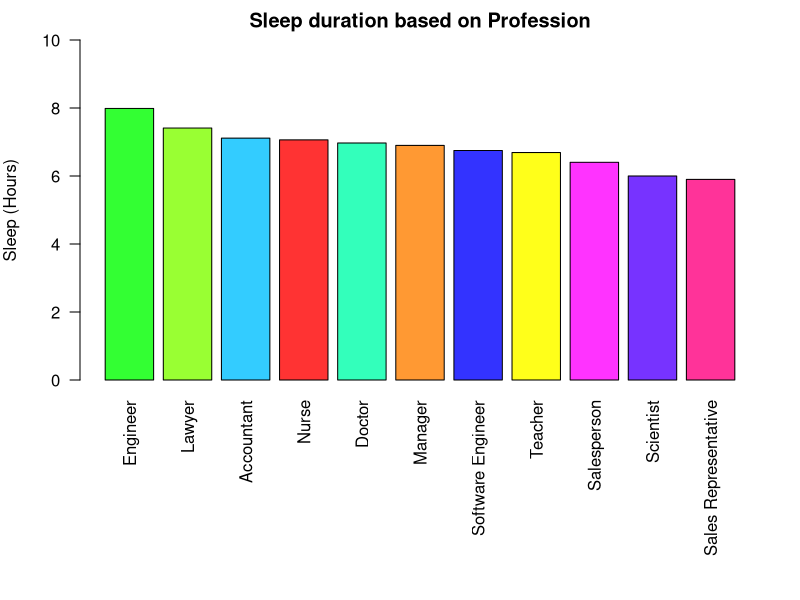
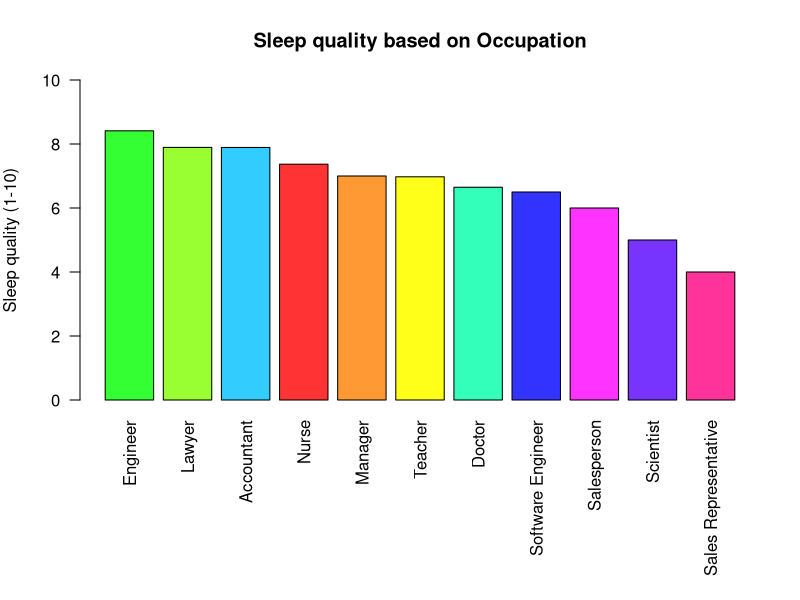
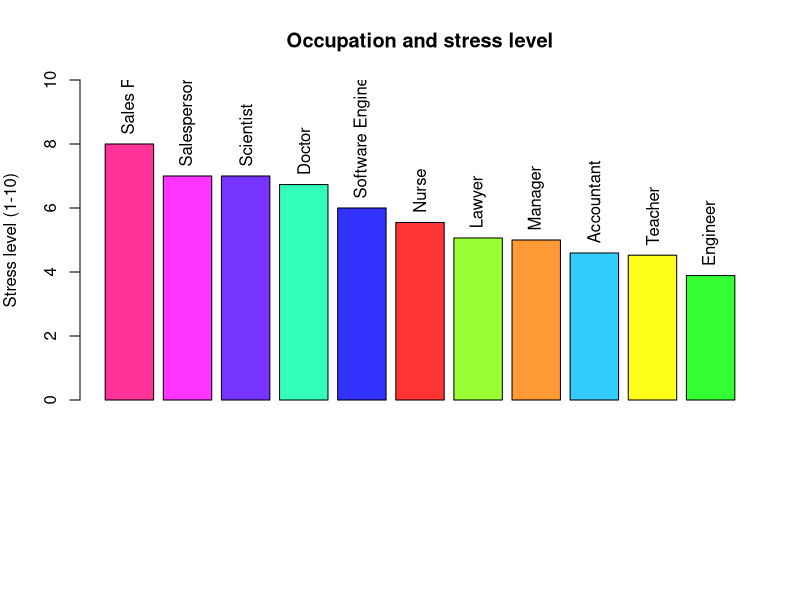
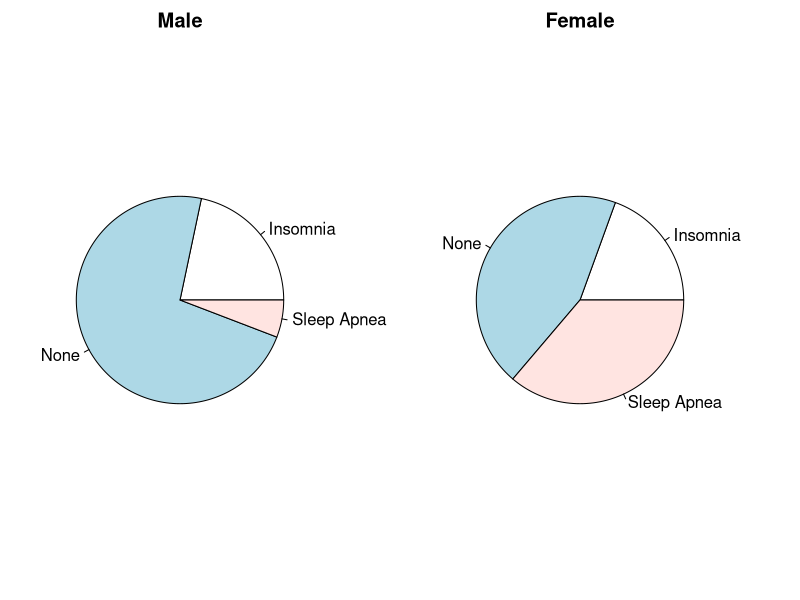
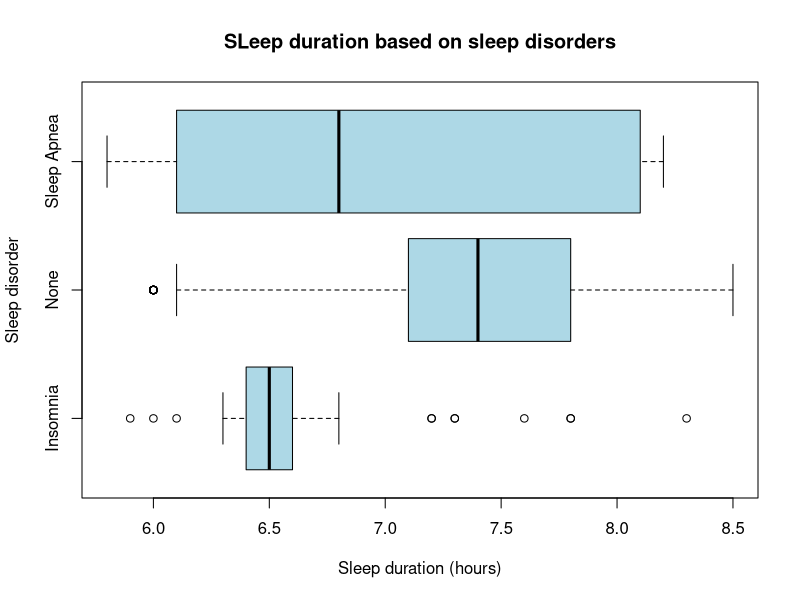
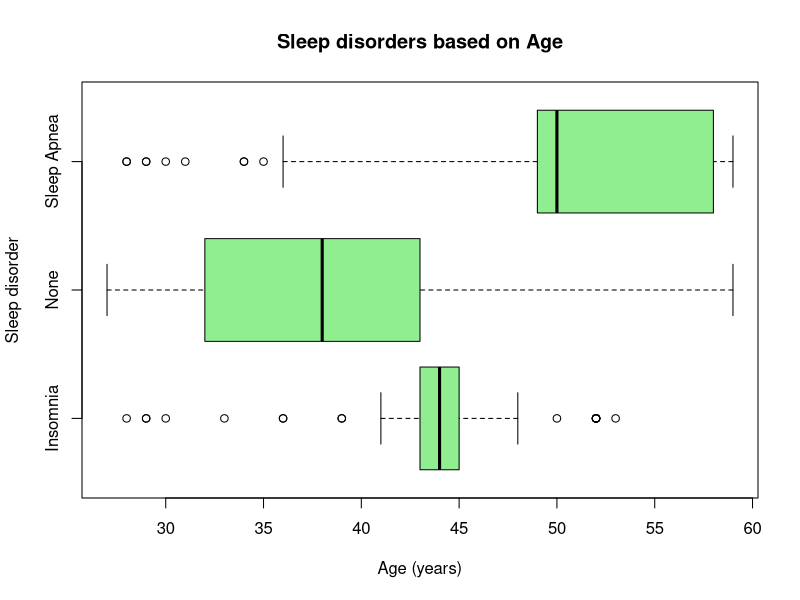

Reproduce these figures in R, in order.
## ---- chunk 1
old<-par(no.readonly = TRUE)

coljack<- matrix(c("#33ccff","#33ffbb","#33ff33",
                   "#99ff33","#ff9933","#ff3333",
                   "#ff3399","#ff33ff","#7733ff",
                   "#3333ff","#ffff1a"), nrow=11)

## ---- chunk 2
#Reading the file 
sleep<-read.csv("sleep.csv")
head(sleep)
## ---- chunk 3
#types of data and sample size 
str(sleep)


#changing tyoes of data to Factor for easier summary 
sleep$occupation <-factor(sleep$occupation)
sleep$sleep_disorder <- factor(sleep$sleep_disorder)


#summary for main data
summary(sleep)



#distribution of age, sleep duration, stress level, daily steps

sapply(sleep[,c("age","sleep_duration","stress_level","daily_steps")], FUN=sd)



#Types of Jobs at a study and length 
unique(sleep$occupation)
length(unique(sleep$occupation))



  
  
  sleepocdu<-aggregate( sleep_duration ~ occupation, data = sleep, FUN = mean) 
  sleepocdu<-cbind(sleepocdu,coljack)
  sleepocdu <- sleepocdu[order(-sleepocdu$sleep_duration),]
  print(sleepocdu)
  
  par(mai = c(0.1, 0.4, 0.1, 0.2),mar = c(11, 4, 2, 2))  
  
  bpsd <- barplot(
    sleepocdu$sleep_duration, col = sleepocdu$coljack, main = "Sleep duration based on Profession", axis.lty = 0, ylim = c(0, 10), ylab = "Sleep (Hours)", names.arg = sleepocdu$occupation, las=2
  )
  


## ---- chunk 4

sleepocqw<-aggregate( sleep_quality ~ occupation, data = sleep, FUN = mean)
sleepocqw<-cbind(sleepocqw,coljack)
sleepocqw <- sleepocqw[order(-sleepocqw$sleep_quality),]
print(sleepocqw[,c("occupation","sleep_quality")])
par(mar = c(10, 4, 4, 2))
barplot(sleepocqw$sleep_quality,
        names.arg = sleepocqw$occupation,
        col = sleepocqw$coljack,
        main = "Sleep quality based on Occupation",
        axis.lty = 0,
        las=2,
        ylim = c(0,10),
        ylab = "Sleep quality (1-10)"
        
        )
        


## ---- chunk 5
sleepocst<-aggregate(stress_level ~ occupation, data = sleep, FUN = mean )
sleepocst<-cbind(sleepocst,coljack)
sleepocst<-sleepocst[order(-sleepocst$stress_level),]
print(sleepocst[,c("occupation","stress_level")])

bpst<-barplot(sleepocst$stress_level, col = sleepocst$coljack,  main = "Occupation and stress level", ylab = "Stress level (1-10)", ylim = c(0,10), )

text(x = bpst, y = sleepocst$stress_level + 0.3, labels = sleepocst$occupation, srt = 90,adj = 0,cex = 1
)
## ---- chunk 6

table(sleep$sleep_disorder)
gender_w_dis<-table(sleep$gender, sleep$sleep_disorder)


par(mfrow=c(1,2),mar= c(2,2,2,4))
pie(gender_w_dis["Male", ],main = "Male")

pie(gender_w_dis["Female", ],main = "Female")

par(old)
## ---- chunk 7
occ_gen_qual <- aggregate(sleep_quality ~ occupation + gender, data = sleep, FUN = mean)
counts <- aggregate(sleep_quality ~ occupation + gender, data = sleep, FUN = length)
names(counts)[3] <- "n"
occ_gen_qual <- merge(occ_gen_qual, counts, by = c("occupation", "gender"))
occ_gen_qual <- occ_gen_qual[order(-occ_gen_qual$sleep_quality), ]
occ_gen_qual



## ---- chunk 8
  sleep_male<-sleep[sleep$gender %in% c("Male"),]
    sleep_female<-sleep[sleep$gender %in% c("Female"),]
## ---- chunk 9

sleepocst_Male<-aggregate(stress_level ~ occupation, data = sleep_male, FUN = mean )
sleepocst_Male<-sleepocst_Male[order(-sleepocst_Male$stress_level),]
print(sleepocst_Male)


## ---- chunk 10
sleepocst_Female<-aggregate(stress_level ~ occupation, data = sleep_female, FUN = mean )
sleepocst_Female<-sleepocst_Female[order(-sleepocst_Female$stress_level),]
print(sleepocst_Female)



## ---- chunk 11
print(cor(sleep$sleep_quality,sleep$stress_level))

## ---- chunk 12

 sleep_male_insomnia<-sleep_male[sleep_male$sleep_disorder %in% c("Insomnia"),]
print(length(sleep_male_insomnia$gender)/length(sleep_male$gender)*100)

## ---- chunk 13
print(mean(sleep_male_insomnia$daily_steps))
## ---- chunk 14
boxplot(sleep_duration ~ sleep_disorder, data =sleep,
        horizontal = TRUE, col = "Lightblue", 
        main= "SLeep duration based on sleep disorders", 
        ylab= "Sleep disorder", xlab= "Sleep duration (hours)")
## ---- chunk 15

boxplot(age ~ sleep_disorder, data =sleep,
        horizontal = TRUE, col = "Lightgreen", 
        main= "Sleep disorders based on Age", 
        ylab= "Sleep disorder", xlab= "Age (years)")
## ---- chunk 16
 sleep_insomnia<-sleep[sleep$sleep_disorder %in% c("Insomnia"),]
  sleep_apnea<-sleep[sleep$sleep_disorder %in% c("Sleep Apnea"),]
  sleep_healthy<-sleep[sleep$sleep_disorder %in% c("None"),]
#sleep intervals for insomnia 
 t.test( sleep_insomnia$sleep_duration,conf.level = 0.95)$conf.int
 
 #sleep intervals for apnea 
 t.test(sleep_apnea$sleep_duration,conf.level = 0.95)$conf.int
 
 #sleep intervals for healthy
 t.test( sleep_healthy$sleep_duration,conf.level = 0.95)$conf.int

## ---- chunk 17
#sleep intervals for insomnia 
 t.test( sleep_insomnia$sleep_duration,conf.level = 0.99)$conf.int
 
 #sleep intervals for apnea 
 t.test(sleep_apnea$sleep_duration,conf.level = 0.99)$conf.int

 #sleep intervals for healthy
 t.test( sleep_healthy$sleep_duration,conf.level = 0.99)$conf.int

## ---- chunk 18
#For healthy 
t.test( sleep_healthy$age,conf.level = 0.95) $conf.int
#For Insomnia 
t.test( sleep_insomnia$age,conf.level = 0.95) $conf.int
#For Apnea 
t.test(sleep_apnea$age,conf.level = 0.95) $conf.int
  
   

## ---- chunk 19
#For healthy 
t.test( sleep_healthy$age,conf.level = 0.99) $conf.int
#For Insomnia 
t.test( sleep_insomnia$age,conf.level = 0.99) $conf.int
#For Apnea 
t.test(sleep_apnea$age,conf.level = 0.99) $conf.int
  
   
